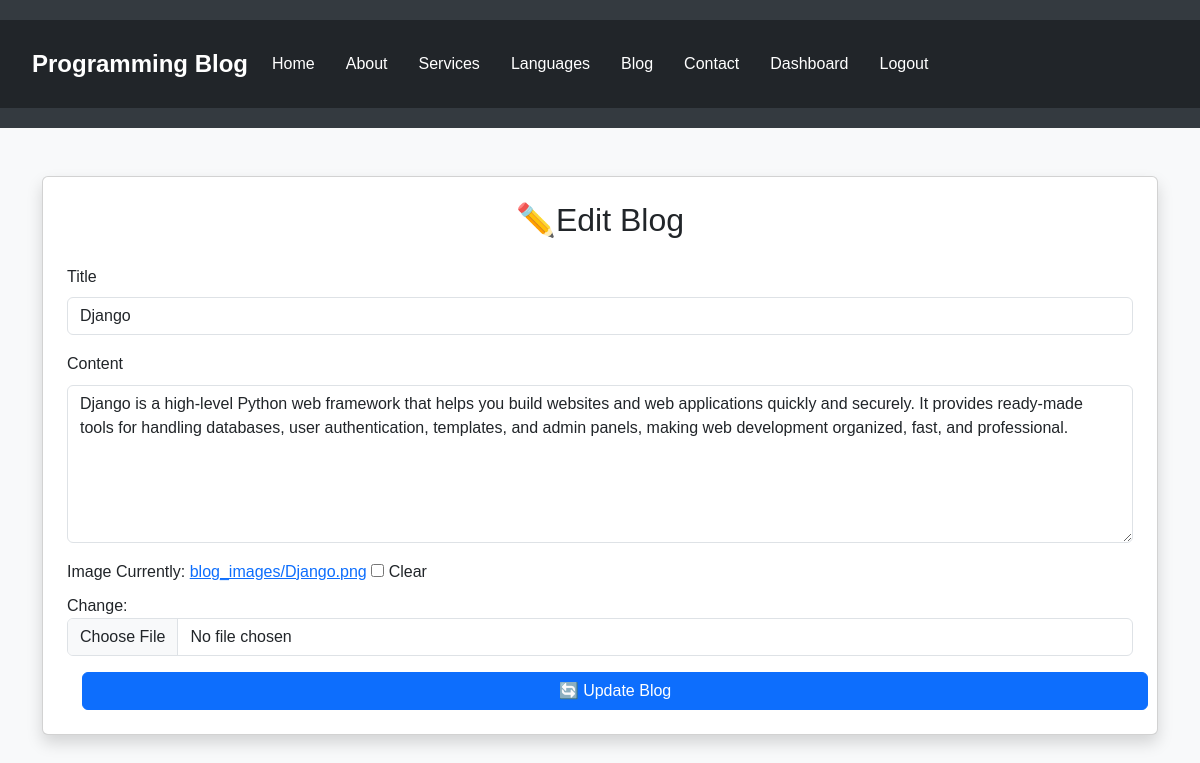
The page /edit/7/ (signed in) on the database its author committed.
### myapp/models.py (models this page shows, shortened)
class Post(models.Model):
    user = models.ForeignKey(User, on_delete=models.CASCADE)  # ✅ new field
    title = models.CharField(max_length=200)
    content = models.TextField()
    image = models.ImageField(upload_to='blog_images/', blank=True, null=True)
    created_at = models.DateTimeField(auto_now_add=True)
    updated_at = models.DateTimeField(auto_now=True)

### myapp/views.py (the view)
# urls.py: path('edit/<int:blog_id>/', views.edit_blog, name='edit_blog'),
@login_required
def edit_blog(request, blog_id):
    blog = get_object_or_404(Post, id=blog_id, user=request.user)
    if request.method == 'POST':
        form = PostForm(request.POST, request.FILES, instance=blog)
        if form.is_valid():
            form.save()
            return redirect('dashboard')
    else:
        form = PostForm(instance=blog)
    return render(request, 'edit_blog.html', {'form': form})

### myapp/forms.py
class PostForm(forms.ModelForm):
    class Meta:
        model = Post
        fields = ['title', 'content', 'image']
        widgets = {
            'title': forms.TextInput(attrs={
                'class': 'form-control',
                'placeholder': 'Enter blog title'
            }),
            'content': forms.Textarea(attrs={
                'class': 'form-control',
                'rows': 6,
                'placeholder': 'Write your blog content here...'
            }),
            'image': forms.ClearableFileInput(attrs={
                'class': 'form-control'
            }),
        }

### myapp/templates/edit_blog.html (shortened to what this page needs)
{%extends 'base.html' %}
{%block content %}
<div class="container mt-5">
<div class="card shadow p-4">
<h2 class="mb-4 text-center">✏️Edit Blog</h2>
<form method="post" enctype="multipart/form-data">
{%for field in form %}
<div class="mb-3">
<label for="{{ field.id_for_label }}" class="form-label">{{ field.label }}</label>
{{ field }}
</div>
{%endfor %}
<button type="submit" class="btn btn-primary w-100">🔄 Update Blog</button>
</form>
</div>
</div>
{%endblock %}

### myapp/templates/navbar.html (style rules this page uses)
body { font-family: Arial, sans-serif; background-color: #f8f9fa; line-height: 1.6; }
.btn-primary { margin-left: 15px; }

### rows shown on the page
Post: form "Django" "Django is a high-level Python web framework that helps you build websites and web applications quickly and securely. It provides ready-made tools for handling databases, user authentication, templates, and admin panels, making web development organized, fast, and professional."

### other values the page prints
{{ field.label }} "Title" "Content" "Image"
